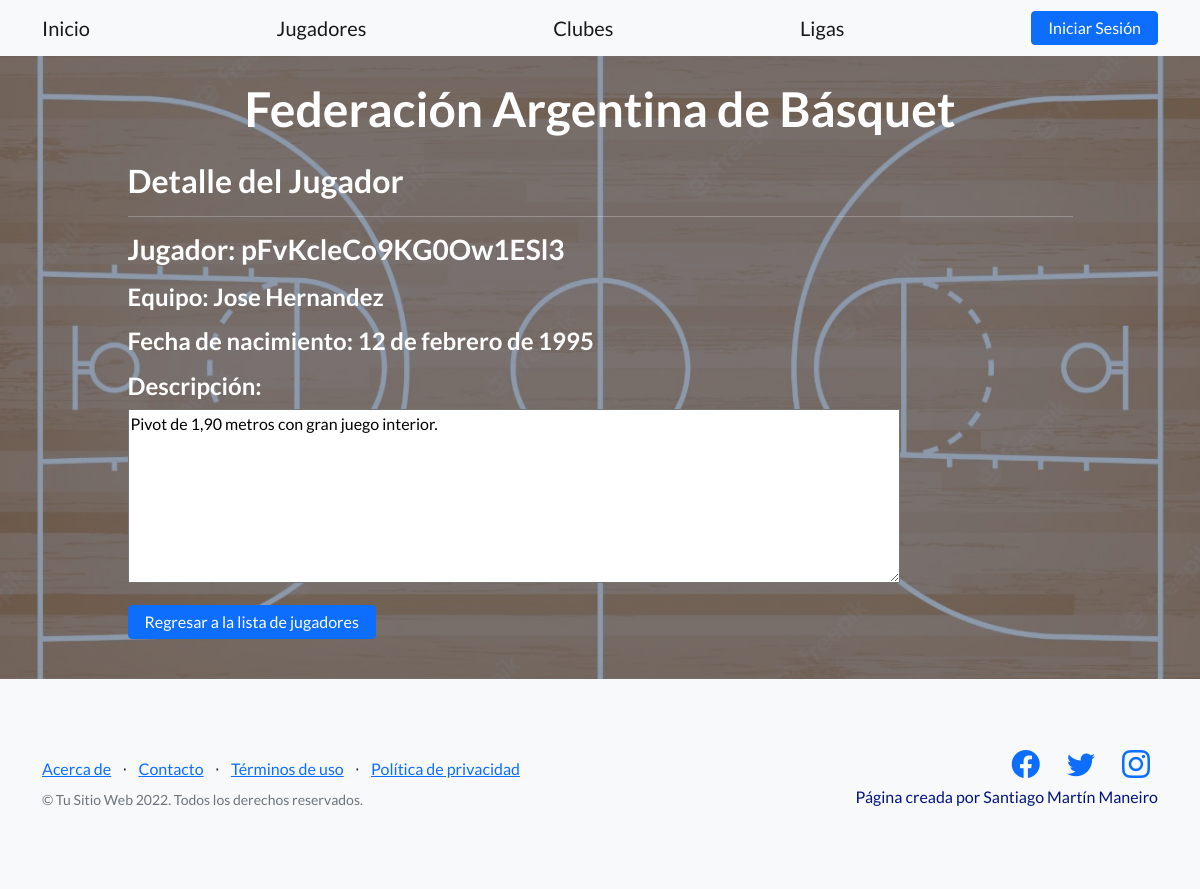
Screenshot of /jugadores/2/detail with the database file from the repository.
### jugadores/models.py (models this page shows, shortened)
class Jugadores(models.Model):
    nombre = models.CharField(max_length=40)
    equipo = models.CharField(max_length=30)
    fecha_nacimiento = models.DateField()
    descripcion = models.TextField(blank = True, null=True)

### jugadores/views.py (the view)
# urls.py: path('<int:pk>/detail', views.JugadoresDetailView.as_view(), name='jugadores-detail'),
class JugadoresDetailView(DetailView):
    model = Jugadores
    template_name = "jugadores_detail.html"
    fields = ['nombre', 'equipo', 'fecha_nacimiento', 'descripcion']

### jugadores/templates/jugadores_detail.html
{% extends "index.html" %}
{% load static %}
{% block ProjectManeiro_content %}
<h2>Detalle del Jugador</h2>
<hr></hr>
<p><h3>Jugador: {{ jugadores.nombre }}</h3></p>
<p><h4>Equipo: {{ jugadores.equipo }}</h4></p>
<p><h4>Fecha de nacimiento: {{ jugadores.fecha_nacimiento }}</h4></p>
<h4>Descripción:</h4>
<p><textarea readonly rows="7" cols="90" >{{ jugadores.descripcion }}</textarea></p>
<p><a class="btn btn-azul" href="{% url 'jugadores:jugadores-list' %}">Regresar a la lista de jugadores</a></p>
{% endblock %}

### rows the page displays
Jugadores: nombre "pFvKcleCo9KG0Ow1ESl3", equipo "Jose Hernandez", fecha_nacimiento "12 de febrero de 1995", descripcion "Pivot de 1,90 metros con gran juego interior."
